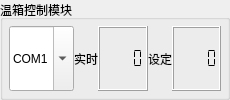
         <widget class="QGroupBox" name="groupBox_4">
          <property name="sizePolicy">
           <sizepolicy hsizetype="Preferred" vsizetype="Fixed">
            <horstretch>0</horstretch>
            <verstretch>0</verstretch>
           </sizepolicy>
          </property>
          <property name="title">
           <string>温箱控制模块</string>
          </property>
          <layout class="QGridLayout" name="gridLayout_11">
           <property name="leftMargin">
            <number>6</number>
           </property>
           <property name="topMargin">
            <number>6</number>
           </property>
           <property name="rightMargin">
            <number>6</number>
           </property>
           <property name="bottomMargin">
            <number>6</number>
           </property>
           <property name="spacing">
            <number>0</number>
           </property>
           <item row="0" column="0">
            <widget class="QComboBox" name="comboBox_tempbox_com">
             <property name="sizePolicy">
              <sizepolicy hsizetype="Minimum" vsizetype="Minimum">
               <horstretch>0</horstretch>
               <verstretch>0</verstretch>
              </sizepolicy>
             </property>
             <property name="minimumSize">
              <size>
               <width>0</width>
               <height>0</height>
              </size>
             </property>
             <property name="toolTip">
              <string>&lt;html&gt;&lt;head/&gt;&lt;body&gt;&lt;p&gt;串口&lt;/p&gt;&lt;/body&gt;&lt;/html&gt;</string>
             </property>
             <property name="editable">
              <bool>true</bool>
             </property>
             <item>
              <property name="text">
               <string>COM1</string>
              </property>
             </item>
             <item>
              <property name="text">
               <string>COM2</string>
              </property>
             </item>
             <item>
              <property name="text">
               <string>COM3</string>
              </property>
             </item>
             <item>
              <property name="text">
               <string>COM4</string>
              </property>
             </item>
             <item>
              <property name="text">
               <string>COM5</string>
              </property>
             </item>
            </widget>
           </item>
           <item row="0" column="2">
            <widget class="QLCDNumber" name="lcdNumber_tempbox_temp">
             <property name="minimumSize">
              <size>
               <width>0</width>
               <height>25</height>
              </size>
             </property>
             <property name="smallDecimalPoint">
              <bool>true</bool>
             </property>
             <property name="digitCount">
              <number>4</number>
             </property>
             <property name="mode">
              <enum>QLCDNumber::Dec</enum>
             </property>
             <property name="segmentStyle">
              <enum>QLCDNumber::Flat</enum>
             </property>
             <property name="value" stdset="0">
              <double>0.000000000000000</double>
             </property>
            </widget>
           </item>
           <item row="0" column="3">
            <widget class="QLabel" name="label_68">
             <property name="sizePolicy">
              <sizepolicy hsizetype="Fixed" vsizetype="Preferred">
               <horstretch>0</horstretch>
               <verstretch>0</verstretch>
              </sizepolicy>
             </property>
             <property name="text">
              <string>设定</string>
             </property>
             <property name="alignment">
              <set>Qt::AlignCenter</set>
             </property>
            </widget>
           </item>
           <item row="0" column="4">
            <widget class="QLCDNumber" name="lcdNumber_tempbox_setting">
             <property name="minimumSize">
              <size>
               <width>0</width>
               <height>25</height>
              </size>
             </property>
             <property name="smallDecimalPoint">
              <bool>true</bool>
             </property>
             <property name="digitCount">
              <number>4</number>
             </property>
             <property name="mode">
              <enum>QLCDNumber::Dec</enum>
             </property>
             <property name="segmentStyle">
              <enum>QLCDNumber::Flat</enum>
             </property>
             <property name="value" stdset="0">
              <double>0.000000000000000</double>
             </property>
             <property name="intValue" stdset="0">
              <number>0</number>
             </property>
            </widget>
           </item>
           <item row="0" column="1">
            <widget class="QLabel" name="label_69">
             <property name="sizePolicy">
              <sizepolicy hsizetype="Fixed" vsizetype="Preferred">
               <horstretch>0</horstretch>
               <verstretch>0</verstretch>
              </sizepolicy>
             </property>
             <property name="text">
              <string>实时</string>
             </property>
             <property name="alignment">
              <set>Qt::AlignCenter</set>
             </property>
            </widget>
           </item>
          </layout>
         </widget>
